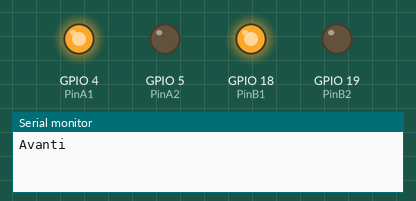
Simulated run of this sketch. Board: ESP8266 (NodeMCU). Shown: output pins drawn as LEDs (lit = HIGH), the last lines printed to the serial monitor.

Above: at 0.05 s.
At 4.05 s:
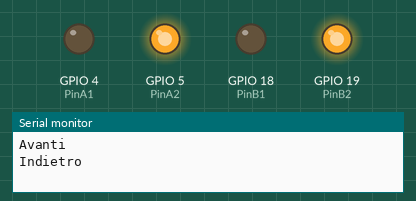
At 8.05 s:
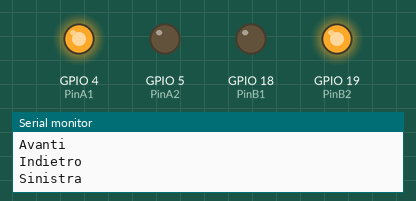
At 12.05 s:
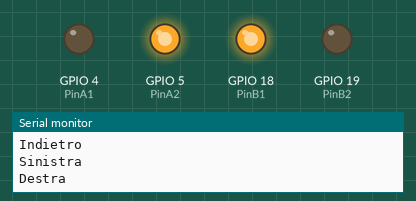
At 15.95 s:
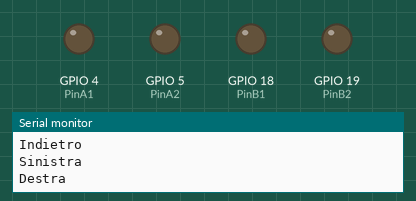
Timing chart, 0 to 20.8 s (numbered marks = the images above):
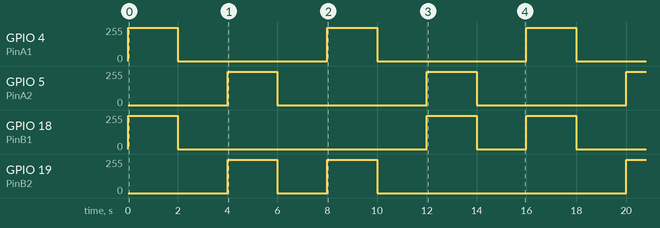

Measured:
- by itself, GPIO 4 (PinA1), GPIO 5 (PinA2): alternates 250/255 for 2.0 s and 0/255 for 6.0 s
- by itself, GPIO 18 (PinB1): repeats every 16.0 s: 0/255 10.0 s, 250/255 2.0 s, 0/255 2.0 s, 250/255 2.0 s
- by itself, GPIO 19 (PinB2): repeats every 16.0 s: 0/255 2.0 s, 250/255 2.0 s, 0/255 10.0 s, 250/255 2.0 s

The sketch:

test_1.ino
```cpp
const int PinA1 = 4;  // (ШИМ) вывод 5 соединен с выводом А1
const int PinA2 = 5;  // (ШИМ) вывод 6 соединен с выводом А2
const int PinB1 = 18; // (ШИМ) вывод 10 соединен с выводом (pin) B1
const int PinB2 = 19;  //(ШИМ) вывод 11 соединен с выводом (pin)B2
byte speed = 250;  // измените это значение (0-255),
                  //чтобы управлять скоростью вращения двигателей
void setup() {
  pinMode(PinA1, OUTPUT); // установите контакты на выход
  pinMode(PinA2, OUTPUT);
  pinMode(PinB1, OUTPUT);
  pinMode(PinB2, OUTPUT);
  Serial.begin(9600);
}
void loop() {
  Serial.println("Avanti");
  forward();
  delay(2000);
  STOP();
  Serial.println("Indietro");
  backward();
  delay(2000);
  STOP();
  Serial.println("Sinistra");
  left();
  delay(2000);
  STOP();
  Serial.println("Destra");
  right();
  delay(2000);
  STOP();
}
void backward() // Вперед.
{
  analogWrite(PinA1, 0);
  analogWrite(PinA2, speed);
  analogWrite(PinB1, 0);
  analogWrite(PinB2, speed);
}
void forward() //Назад...
{
  analogWrite(PinA1, speed);
  analogWrite(PinA2, 0);
  analogWrite(PinB1, speed);
  analogWrite(PinB2, 0);
}
void left() // В левую сторону
{
  analogWrite(PinA1, speed);
  analogWrite(PinA2, 0);
  analogWrite(PinB1, 0);
  analogWrite(PinB2, speed);
}
void right() //В правую сторону
{
  analogWrite(PinA1, 0);
  analogWrite(PinA2, speed);
  analogWrite(PinB1, speed);
  analogWrite(PinB2, 0);
}
void STOP() //Стоп
{
  analogWrite(PinA1, 0);
  analogWrite(PinA2, 0);
  analogWrite(PinB1, 0);
  analogWrite(PinB2, 0);
  delay (2000);
}
```
